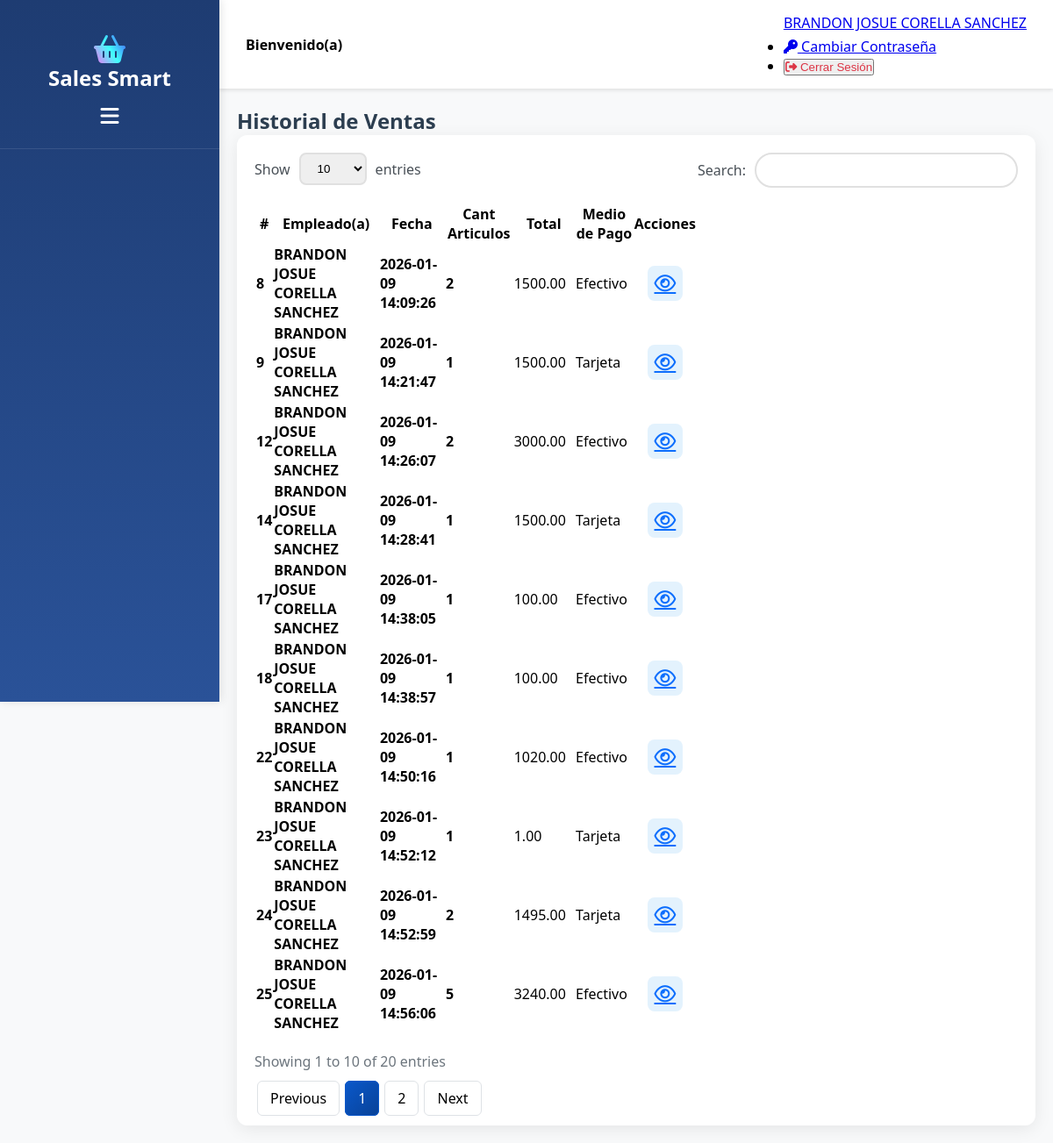
/View/Principal/Historial.php (signed in), run on the app's committed database.
### tables this page shows
CREATE TABLE `tbventa` (
  `idVenta` int NOT NULL AUTO_INCREMENT,
  `idUsuario` int NOT NULL,
  `fecha` datetime NOT NULL DEFAULT CURRENT_TIMESTAMP,
  `cantidadArticulos` varchar(45) NOT NULL,
  `total` decimal(10,2) NOT NULL,
  `idMetodoPago` int NOT NULL,
  PRIMARY KEY (`idVenta`),
  KEY `FK_VENTA_METODO_PAGO` (`idMetodoPago`),
  CONSTRAINT `FK_VENTA_METODO_PAGO` FOREIGN KEY (`idMetodoPago`) REFERENCES `tbmetodopago` (`idMetodoPago`)
);

CREATE TABLE `tbusuario` (
  `idUsuario` int NOT NULL AUTO_INCREMENT,
  `cedula` varchar(255) NOT NULL,
  `nombreCompleto` varchar(255) NOT NULL,
  `correoElectronico` varchar(255) NOT NULL,
  `contrasenna` varchar(255) NOT NULL,
  `idRol` int NOT NULL DEFAULT '2',
  `estado` bit(1) NOT NULL DEFAULT b'1',
  PRIMARY KEY (`idUsuario`),
  KEY `FK_USUARIO_ROL` (`idRol`),
  CONSTRAINT `FK_USUARIO_ROL` FOREIGN KEY (`idRol`) REFERENCES `tbrol` (`idRol`)
);

CREATE TABLE `tbmetodopago` (
  `idMetodoPago` int NOT NULL AUTO_INCREMENT,
  `nombreMetodoPago` varchar(45) NOT NULL,
  PRIMARY KEY (`idMetodoPago`)
);

### Model/VentasModel.php (called while the page is built, shortened)
<?php
    function ConsultarVentasModel ()
    {
        try
        {
            $context = OpenConnection();
            $sentencia = "CALL ConsultarVentas()";
            $resultado = $context -> query($sentencia);
            $datos = [];
            while ($row = $resultado->fetch_assoc())
            {
                $datos[] = $row;
            }
            return $datos;
        }
        catch(Exception $error)
        {
            SaveError($error);
            return false;
        }
    }
?>

### Controller/VentasController.php (called while the page is built, shortened)
<?php
    include_once $_SERVER['DOCUMENT_ROOT'] . '/SalesSmart/Model/VentasModel.php';
    function ConsultarVentas()
    {
        return ConsultarVentasModel();
    }
?>

### View/Principal/Historial.php (the view, shortened to what this page needs)
<?php
    include_once $_SERVER['DOCUMENT_ROOT'] . '/SalesSmart/View/LayoutInterno.php';
    include_once $_SERVER['DOCUMENT_ROOT'] . '/SalesSmart/Controller/VentasController.php';
    $ventas = ConsultarVentas();
?>
<!doctype html>
<html lang="es">
<body>
        <div class="row mb-3">
            <div class="col-12 mt-4">
                <h2 class="text-center mb-3" style="color: #2c3e50; font-weight: 700;">Historial de Ventas</h2>
            </div>
        </div>
        <div class="card">
            <div class="card-body p-0 mt-3">
                <div class="table-responsive">
                    <table class="table mb-0 text-center" id="tbHistorial" name="tbHistorial">
                        <thead>
                            <tr>
                                <th scope="col" class="text-center align-middle">#</th>
                                <th scope="col" class="text-center align-middle">Empleado(a)</th>
                                <th scope="col" class="text-center align-middle">Fecha</th>
                                <th scope="col" class="text-center align-middle">Cant Articulos</th>
                                <th scope="col" class="text-center align-middle">Total</th>
                                <th scope="col" class="text-center align-middle">Medio de Pago</th>
                                <th scope="col" class="text-center align-middle">Acciones</th>
                            </tr>
                        </thead>
                        <tbody>
                        <?php
                        foreach ($ventas as $venta)
                        {
                            echo '
                            <tr>
                                <td class="text-center align-middle"><strong>'.$venta['idVenta'].'</strong></td>
                                <td class="text-center align-middle"><strong>'.$venta['nombreCompleto'].'</strong></td>
                                <td class="text-center align-middle"><strong>'.$venta['fecha'].'</strong></td>
                                <td class="text-center align-middle"><strong>'.$venta['cantidadArticulos'].'</strong></td>
                                <td class="text-center align-middle">'.$venta['total'].'</td>
                                <td class="text-center align-middle">'.$venta['nombreMetodoPago'].'</td>
                                <td class="text-center align-middle">
                                    <div class="action-buttons d-flex justify-content-center gap-3">
                                        <a href="DetalleVenta.php?id='.$venta['idVenta'].'"
                                        title="Ver"
                                        style="color:#0d6efd;font-size:22px;">
                                            <i class="fa-regular fa-eye"></i>
                                        </a>
                                    </div>
                                </td>
                            </tr>';
                        }
                        ?>
                        </tbody>
                    </table>
                </div>
            </div>
        </div>
</body>
</html>

### View/CSS/EstilosHome.css (style rules this page uses)
* { margin: 0; padding: 0; box-sizing: border-box; }
body { font-family: 'Segoe UI', Tahoma, Geneva, Verdana, sans-serif; overflow-x: hidden; }

### View/CSS/EstilosProveedor.css (style rules this page uses)
.action-buttons { display: flex; justify-content: center; gap: 15px; align-items: center; }
.action-buttons a, .action-buttons button { transition: all 0.3s ease; display: inline-flex; align-items: center; justify-content: center; width: 40px; height: 40px; border-radius: 8px; }
.action-buttons a { background-color: #e3f2fd; color: #0d6efd; }
.card { border: none; border-radius: 12px; box-shadow: 0 4px 20px rgba(0, 0, 0, 0.08); overflow: hidden; }

### View/CSS/EstilosDashboard.css (style rules this page uses)
:root { --primary-gradient: linear-gradient(135deg, #667eea 0%, #764ba2 100%); --success-gradient: linear-gradient(135deg, #11998e 0%, #38ef7d 100%); --warning-gradient: linear-gradient(135deg, #f093fb 0%, #f5576c 100%); --info-gradient: linear-gradient(135deg, #4facfe 0%, #00f2fe 100%); --dark-bg: #f8f9fa; --card-shadow: 0 10px 30px rgba(0, 0, 0, 0.1); --card-hover-shadow: 0 15px 40px rgba(0, 0, 0, 0.15); }
body { background: var(--dark-bg); font-family: 'Segoe UI', Tahoma, Geneva, Verdana, sans-serif; }

### data on the page
tbventa: idVenta "8", idUsuario.nombreCompleto "BRANDON JOSUE CORELLA SANCHEZ", fecha "2026-01-09 14:09:26", cantidadArticulos "2", total "1500.00", idMetodoPago.nombreMetodoPago "Efectivo"
tbventa: idVenta "9", idUsuario.nombreCompleto "BRANDON JOSUE CORELLA SANCHEZ", fecha "2026-01-09 14:21:47", cantidadArticulos "1", total "1500.00", idMetodoPago.nombreMetodoPago "Tarjeta"
tbventa: idVenta "12", idUsuario.nombreCompleto "BRANDON JOSUE CORELLA SANCHEZ", fecha "2026-01-09 14:26:07", cantidadArticulos "2", total "3000.00", idMetodoPago.nombreMetodoPago "Efectivo"
tbventa: idVenta "14", idUsuario.nombreCompleto "BRANDON JOSUE CORELLA SANCHEZ", fecha "2026-01-09 14:28:41", cantidadArticulos "1", total "1500.00", idMetodoPago.nombreMetodoPago "Tarjeta"
tbventa: idVenta "17", idUsuario.nombreCompleto "BRANDON JOSUE CORELLA SANCHEZ", fecha "2026-01-09 14:38:05", cantidadArticulos "1", total "100.00", idMetodoPago.nombreMetodoPago "Efectivo"
tbventa: idVenta "18", idUsuario.nombreCompleto "BRANDON JOSUE CORELLA SANCHEZ", fecha "2026-01-09 14:38:57", cantidadArticulos "1", total "100.00", idMetodoPago.nombreMetodoPago "Efectivo"
tbventa: idVenta "22", idUsuario.nombreCompleto "BRANDON JOSUE CORELLA SANCHEZ", fecha "2026-01-09 14:50:16", cantidadArticulos "1", total "1020.00", idMetodoPago.nombreMetodoPago "Efectivo"
tbventa: idVenta "23", idUsuario.nombreCompleto "BRANDON JOSUE CORELLA SANCHEZ", fecha "2026-01-09 14:52:12", cantidadArticulos "1", total "1.00", idMetodoPago.nombreMetodoPago "Tarjeta"
tbventa: idVenta "24", idUsuario.nombreCompleto "BRANDON JOSUE CORELLA SANCHEZ", fecha "2026-01-09 14:52:59", cantidadArticulos "2", total "1495.00", idMetodoPago.nombreMetodoPago "Tarjeta"
tbventa: idVenta "25", idUsuario.nombreCompleto "BRANDON JOSUE CORELLA SANCHEZ", fecha "2026-01-09 14:56:06", cantidadArticulos "5", total "3240.00", idMetodoPago.nombreMetodoPago "Efectivo"

### other printed values
$nombreCompleto "BRANDON JOSUE CORELLA SANCHEZ"
